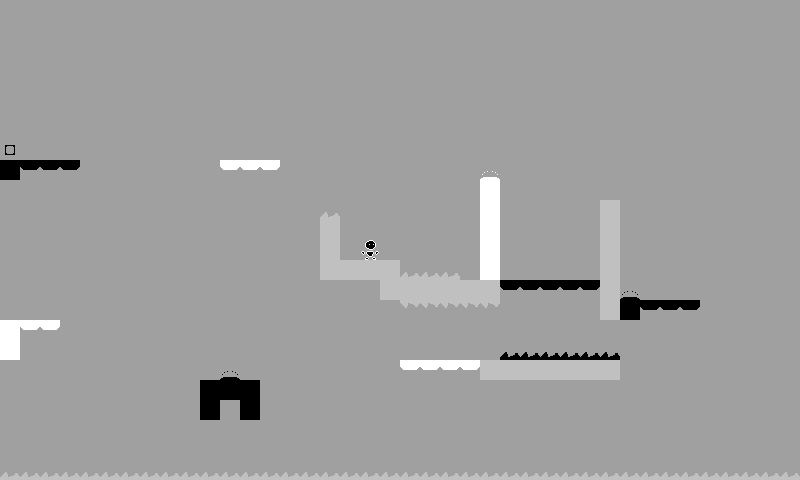

This game map was drawn from its Tiled (.tmx) file and the tilesets committed beside it. A one-line description and the trimmed map source follow:
An orthogonal 40x24 tile map with 20x20 px tiles, 1 tile layer (Map).

<map version="1.2" tiledversion="1.2.5" orientation="orthogonal" renderorder="right-down" width="40" height="24" tilewidth="20" tileheight="20" infinite="0" backgroundcolor="#a0a0a0" nextlayerid="7" nextobjectid="1">
 <properties>
  <property name="Background" type="int" value="0" />
  <property name="Title" value="Panic!" />
  <property name="Wrapping" type="int" value="1" />
 </properties>
 <tileset firstgid="1" name="tmx_ss" tilewidth="20" tileheight="20" tilecount="30" columns="3">
  <image source="tmx_ss.png" width="60" height="200" />
  <tile id="0" type="Player">
   <properties>
    <property name="Color" type="int" value="0" />
    <property name="Flipped" type="int" value="0" />
   </properties>
  </tile>
  <tile id="1" type="Player">
   <properties>
    <property name="Color" type="int" value="0" />
    <property name="Flipped" type="int" value="1" />
   </properties>
  </tile>
  <tile id="2" type="RGBSphere">
   <properties>
    <property name="Color" type="int" value="192" />
    <property name="Flipped" type="int" value="0" />
   </properties>
  </tile>
  <tile id="3" type="Block">
   <properties>
    <property name="Color" type="int" value="0" />
    <property name="Flipped" type="int" value="0" />
   </properties>
  </tile>
  <tile id="4" type="Block">
   <properties>
    <property name="Color" type="int" value="192" />
    <property name="Flipped" type="int" value="0" />
   </properties>
  </tile>
  <tile id="5" type="Block">
   <properties>
    <property name="Color" type="int" value="255" />
    <property name="Flipped" type="int" value="0" />
   </properties>
  </tile>
  <tile id="6" type="Exit">
   <properties>
    <property name="Color" type="int" value="0" />
    <property name="Flipped" type="int" value="0" />
   </properties>
  </tile>
  <tile id="7" type="Exit">
   <properties>
    <property name="Color" type="int" value="192" />
    <property name="Flipped" type="int" value="0" />
   </properties>
  </tile>
  <tile id="8" type="Exit">
   <properties>
    <property name="Color" type="int" value="255" />
    <property name="Flipped" type="int" value="0" />
   </properties>
  </tile>
  <tile id="9" type="Pit">
   <properties>
    <property name="Color" type="int" value="0" />
    <property name="Flipped" type="int" value="0" />
   </properties>
  </tile>
  <tile id="10" type="Pit">
   <properties>
    <property name="Color" type="int" value="192" />
    <property name="Flipped" type="int" value="0" />
   </properties>
  </tile>
  <tile id="11" type="Pit">
   <properties>
    <property name="Color" type="int" value="255" />
    <property name="Flipped" type="int" value="0" />
   </properties>
  </tile>
  <tile id="12" type="Pit">
   <properties>
    <property name="Color" type="int" value="0" />
    <property name="Flipped" type="int" value="1" />
   </properties>
  </tile>
  <tile id="13" type="Pit">
   <properties>
    <property name="Color" type="int" value="192" />
    <property name="Flipped" type="int" value="1" />
   </properties>
  </tile>
  <tile id="14" type="Pit">
   <properties>
    <property name="Color" type="int" value="255" />
    <property name="Flipped" type="int" value="1" />
   </properties>
  </tile>
  <tile id="15" type="Breakable">
   <properties>
    <property name="Color" type="int" value="0" />
    <property name="Flipped" type="int" value="0" />
   </properties>
  </tile>
  <tile id="16" type="Breakable">
   <properties>
    <property name="Color" type="int" value="192" />
    <property name="Flipped" type="int" value="0" />
   </properties>
  </tile>
  <tile id="17" type="Breakable">
   <properties>
    <property name="Color" type="int" value="255" />
    <property name="Flipped" type="int" value="0" />
   </properties>
  </tile>
  <tile id="18" type="Breakable">
   <properties>
    <property name="Color" type="int" value="0" />
    <property name="Flipped" type="int" value="1" />
   </properties>
  </tile>
  <tile id="19" type="Breakable">
   <properties>
    <property name="Color" type="int" value="192" />
    <property name="Flipped" type="int" value="1" />
   </properties>
  </tile>
  <tile id="20" type="Breakable">
   <properties>
    <property name="Color" type="int" value="255" />
    <property name="Flipped" type="int" value="1" />
   </properties>
  </tile>
  <tile id="21" type="Jumpad">
   <properties>
    <property name="Color" type="int" value="0" />
    <property name="Flipped" type="int" value="0" />
   </properties>
  </tile>
  <tile id="22" type="Jumpad">
   <properties>
    <property name="Color" type="int" value="192" />
    <property name="Flipped" type="int" value="0" />
   </properties>
  </tile>
  <tile id="23" type="Jumpad">
   <properties>
    <property name="Color" type="int" value="255" />
    <property name="Flipped" type="int" value="0" />
   </properties>
  </tile>
  <tile id="24" type="Jumpad">
   <properties>
    <property name="Color" type="int" value="0" />
    <property name="Flipped" type="int" value="1" />
   </properties>
  </tile>
  <tile id="25" type="Jumpad">
   <properties>
    <property name="Color" type="int" value="192" />
    <property name="Flipped" type="int" value="1" />
   </properties>
  </tile>
  <tile id="26" type="Jumpad">
   <properties>
    <property name="Color" type="int" value="255" />
    <property name="Flipped" type="int" value="1" />
   </properties>
  </tile>
  <tile id="27" type="KillBlock">
   <properties>
    <property name="Color" type="int" value="192" />
    <property name="Flipped" type="int" value="0" />
   </properties>
  </tile>
  <tile id="28" type="Flipad">
   <properties>
    <property name="Color" type="int" value="192" />
    <property name="Flipped" type="int" value="0" />
   </properties>
  </tile>
  <tile id="29" type="Flipad">
   <properties>
    <property name="Color" type="int" value="255" />
    <property name="Flipped" type="int" value="0" />
   </properties>
  </tile>
 </tileset>
 <layer id="4" name="Map" width="40" height="24">
  <data>[960 cells, 119 non-empty, 12 distinct tile ids]</data>
 </layer>
</map>
